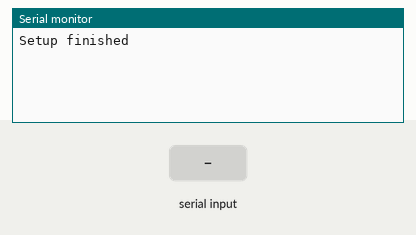
This sketch was run on a simulated Arduino Uno, built with avr-gcc and run on an emulated ATmega328P. Parts: the last lines printed to the serial monitor. Inputs (shaded band) come from the test bench.

Above: at 1.2 s.
1.3 s: "," received over the second serial link
At 2.9 s:
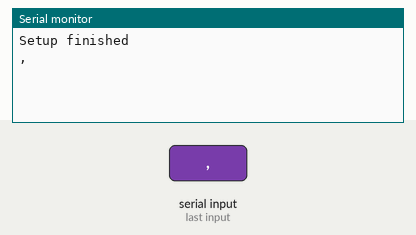
3.8 s: "1" received over the second serial link
At 6.0 s:
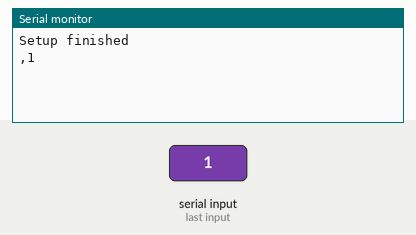

The sketch:

reyax_ble_RYBG211.ino
```cpp
/*
        _          _ ______ _____ _____
       (_)        | |  ____|  __ \_   _|
  _ __  ___  _____| | |__  | |  | || |
 | '_ \| \ \/ / _ \ |  __| | |  | || |
 | |_) | |>  <  __/ | |____| |__| || |_
 | .__/|_/_/\_\___|_|______|_____/_____|
 | |
 |_|

www.pixeledi.eu | twitter.com/pixeledi
REYAX Bluetooth module with Arduino UNO | V1.0 | 05/2023
*/

#include <SoftwareSerial.h>

SoftwareSerial BTserial(4, 5);  // RX, TX
String BTData = "";
String ArduinoData = "";

// Android Bluetooth Terminal
// First pairing
// in Bluetooth Terminal APP "edit" Device and fetch Data for UUID etc.
// choose the follwing IDS according Reyax Datasheet: https://reyax.com//products/RYBG211_lite
// Service UUID: 4880c12c-fdcb-4077-8920-a450d7f9b907
// Write & Notification UUID: fec26ec4-6d71-4442-9f81-55bc21d658d6

// AT Commands
// AT
// AT+ADDR?
// Send to bluetooth terminal a message
// AT+SEND=<Connection>,< Length>,<Data>
// AT+SEND=1,5,HELLO

String getMessage(String input) {
  String message;
  int firstComma = input.indexOf(",");                   // find the first comma
  int secondComma = input.indexOf(",", firstComma + 1);  // find the second comma

  if (firstComma != -1 && secondComma != -1) {   // check if all commas were found
    message = input.substring(secondComma + 1);  // extract the message value
    message.trim();                              // remove whitespaces
  }
  return message;
}

void setup() {
  Serial.begin(9600);
  BTserial.begin(9600);
  Serial.println("Setup finished");
}

void loop() {
if (BTserial.available()) {
  BTData = BTserial.readString();
  // process Message which we get in this format: +RCV=1,9,mymessage

  Serial.print(BTData);
  String tmpData = getMessage(BTData);
  Serial.print(tmpData);

  // ---- here you can process the incoming message ----
  // if(tmpData=="my bluetoothmessage"){
  //   Serial.println("do something");
  // }
  // else {
  //   Serial.println("not allowed");
  // }
}
}
```

Measured:
- after the input at 1.3 s, the serial monitor: prints a new line after 1.0 s (image 1)
- after the input at 3.8 s, the serial monitor: prints a new line after 1.0 s (image 2)
